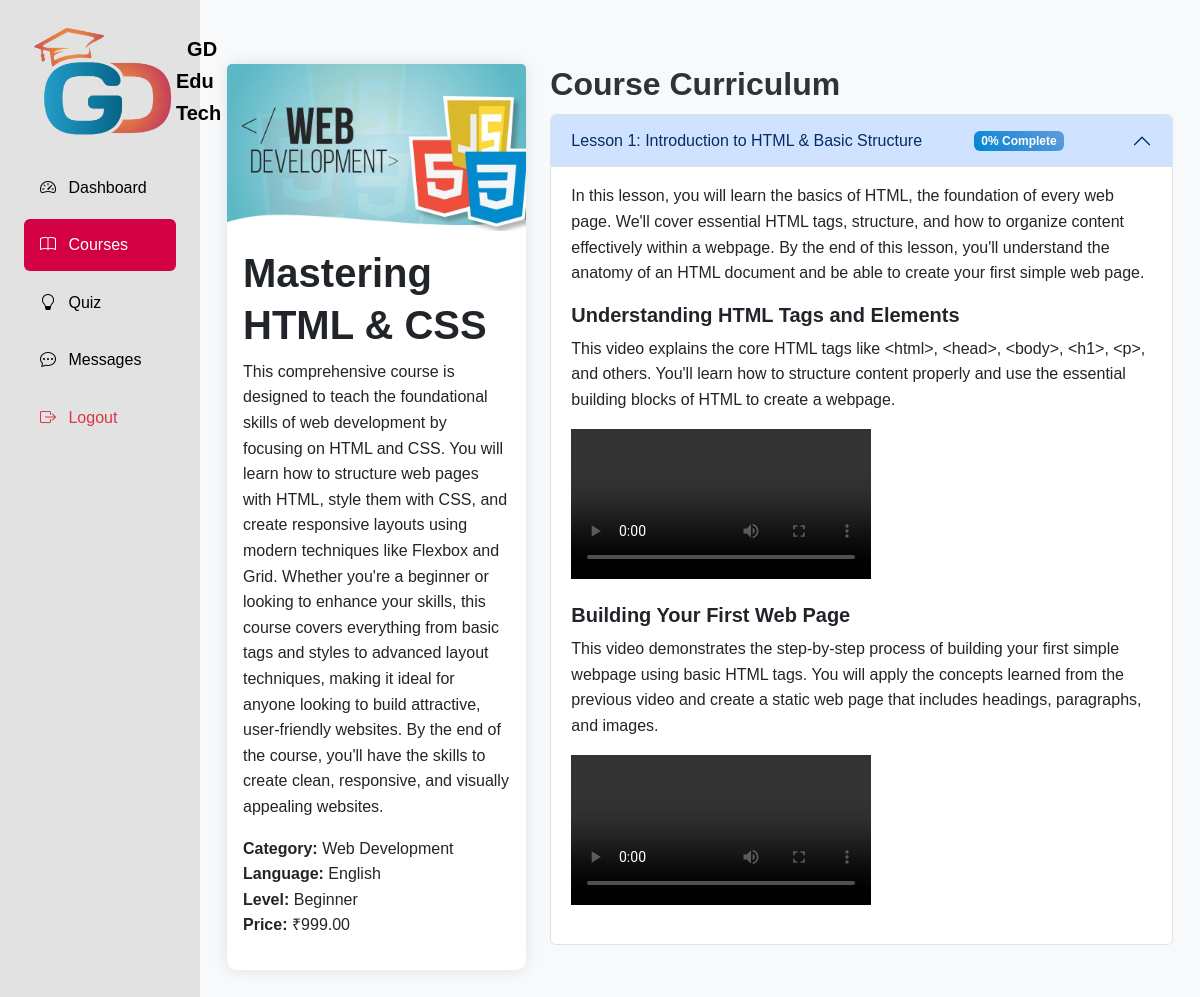
The page /staffPanel/Courses/viewCourseDetails.php?course_id=1 (signed in) on the database its author committed.
### tables this page shows
CREATE TABLE `Courses` (
  `course_id` int(11) NOT NULL,
  `title` varchar(150) NOT NULL,
  `description` text DEFAULT NULL,
  `thumbnail` varchar(255) DEFAULT NULL,
  `price` decimal(10,2) NOT NULL CHECK (`price` >= 0),
  `language` varchar(50) DEFAULT NULL,
  `level` enum('beginner','intermediate','advanced') NOT NULL,
  `created_by` int(11) NOT NULL,
  `date_created` datetime DEFAULT current_timestamp(),
  `category_id` int(11) DEFAULT NULL,
  `course_type` tinyint(1) DEFAULT 0,
  `status` enum('published','draft') DEFAULT 'published',
  `isPopular` varchar(50) DEFAULT NULL,
  `uploadedBy_id` int(11) DEFAULT NULL,
  `created_at` datetime DEFAULT current_timestamp(),
  `updated_at` datetime DEFAULT current_timestamp() ON UPDATE current_timestamp()
);

CREATE TABLE `Categories` (
  `category_id` int(11) NOT NULL,
  `name` varchar(100) NOT NULL,
  `description` text DEFAULT NULL,
  `created_at` datetime DEFAULT current_timestamp(),
  `updated_at` datetime DEFAULT current_timestamp() ON UPDATE current_timestamp()
);

CREATE TABLE `Lessons` (
  `lesson_id` int(11) NOT NULL,
  `course_id` int(11) NOT NULL,
  `title` varchar(150) NOT NULL,
  `description` text DEFAULT NULL,
  `lesson_order` int(11) NOT NULL,
  `created_at` datetime DEFAULT current_timestamp(),
  `updated_at` datetime DEFAULT current_timestamp() ON UPDATE current_timestamp()
);

CREATE TABLE `Videos` (
  `video_id` int(11) NOT NULL,
  `lesson_id` int(11) NOT NULL,
  `title` varchar(150) NOT NULL,
  `description` text DEFAULT NULL,
  `video_url` varchar(255) NOT NULL,
  `subtitle_url` varchar(255) DEFAULT NULL,
  `duration` time DEFAULT NULL,
  `video_order` int(11) NOT NULL,
  `created_at` datetime DEFAULT current_timestamp(),
  `updated_at` datetime DEFAULT current_timestamp() ON UPDATE current_timestamp()
);

### staffPanel/Courses/viewCourseDetails.php (the view, shortened to what this page needs)
<?php
require_once '../../Configurations/config.php';
$course_id = intval($_GET['course_id']);
$user_id = $_SESSION['user_id'];
$course_query = "SELECT c.*, cat.name AS category_name
                 FROM Courses c
                 JOIN Categories cat ON c.category_id = cat.category_id
                 WHERE c.course_id = ? AND c.created_by = ?";
$course_stmt = mysqli_prepare($conn, $course_query);
mysqli_stmt_bind_param($course_stmt, 'ii', $course_id, $user_id);
mysqli_stmt_execute($course_stmt);
$course_result = mysqli_stmt_get_result($course_stmt);
$course = mysqli_fetch_assoc($course_result);
$lessons_query = "SELECT l.*,
                         (SELECT COUNT(*) FROM Videos v WHERE v.lesson_id = l.lesson_id) as video_count
                  FROM Lessons l
                  WHERE l.course_id = ?
                  ORDER BY l.lesson_order";
$lessons_stmt = mysqli_prepare($conn, $lessons_query);
mysqli_stmt_bind_param($lessons_stmt, 'i', $course_id);
mysqli_stmt_execute($lessons_stmt);
$lessons_result = mysqli_stmt_get_result($lessons_stmt);
$user_progress = [];
function isPreviousLessonCompleted($lesson_index, $user_progress, $lessons_array) {
    if ($lesson_index === 0) return true;
    return true;
}
$all_lessons = [];
mysqli_data_seek($lessons_result, 0);
while ($lesson = mysqli_fetch_assoc($lessons_result)) {
    $all_lessons[] = $lesson;
}
mysqli_data_seek($lessons_result, 0);
?>
<!DOCTYPE html>
<html lang="en">
<head>
    <link href="https://cdn.jsdelivr.net/npm/bootstrap@5.3.2/dist/css/bootstrap.min.css" rel="stylesheet">
    <link href="https://cdn.jsdelivr.net/npm/plyr@3.7.8/dist/plyr.css" rel="stylesheet">
    <link rel="stylesheet" href="https://cdn.jsdelivr.net/npm/bootstrap-icons@1.11.1/font/bootstrap-icons.css">
    <link rel="stylesheet" href="../css/style.css">
    <link rel="stylesheet" href="../../adminPanel/css/style.css">
</head>
<body>
<div class="container-fluid">
    <div class="row">
        <div class="col-auto col-md-3 col-xl-2 px-sm-2 px-0 sidebar">
            <div class="d-flex flex-column align-items-center align-items-sm-start px-3 pt-2 min-vh-100">
                <a href="#" class="d-flex align-items-center pb-3 mb-md-1 mt-md-3 me-md-auto text-white text-decoration-none">
                    <span class="fs-5 fw-bolder" style="display: flex;align-items:center;color:black;">
                        <img height="35px" src="../../staffPanel/images/edutechLogo.png" alt="">&nbsp; GD Edu Tech
                    </span>
                </a>
                <ul class="nav nav-pills flex-column mb-sm-auto mb-0 align-items-center align-items-sm-start w-100" id="menu">
                    <li class="w-100">
                        <a href="../index.php" class="nav-link ">
                            <i class="bi bi-speedometer2 me-2"></i> Dashboard
                        </a>
                    </li>
                    <li class="w-100">
                        <a href="./" class="nav-link active">
                            <i class="bi bi-book me-2"></i> Courses
                        </a>
                    </li>
                    <li class="w-100">
                        <a href="../Quiz/" class="nav-link">
                            <i class="bi bi-lightbulb me-2"></i> Quiz
                        </a>
                    </li>
                    <li class="w-100">
                            <a href="../Messages/index.php" class="nav-link">
                                <i class="bi bi-chat-dots me-2"></i> Messages
                            </a>
                        </li>
                    <li class="w-100 mt-auto">
                        <a href="../logout.php" class="nav-link text-danger">
                            <i class="bi bi-box-arrow-right me-2"></i> Logout
                        </a>
                    </li>
                </ul>
            </div>
        </div>
        <div class="col py-3">
            <div class="container mt-5">
                <div class="row">
                    <div class="col-md-4">
                        <div class="card mb-4">
                            <img src="../../uploads/course_uploads/thumbnails/<?php echo htmlspecialchars($course['thumbnail']); ?>" class="card-img-top" alt="Course Thumbnail">
                            <div class="card-body">
                                <h1 class="card-title"><?php echo htmlspecialchars($course['title']); ?></h1>
                                <p class="card-text"><?php echo htmlspecialchars($course['description']); ?></p>
                                <ul class="list-unstyled">
                                    <li><strong>Category:</strong> <?php echo htmlspecialchars($course['category_name']); ?></li>
                                    <li><strong>Language:</strong> <?php echo htmlspecialchars($course['language']); ?></li>
                                    <li><strong>Level:</strong> <?php echo ucfirst(htmlspecialchars($course['level'])); ?></li>
                                    <li><strong>Price:</strong> ₹<?php echo number_format($course['price'], 2); ?></li>
                                </ul>
                            </div>
                        </div>
                    </div>
                    <div class="col-md-8">
                        <h2>Course Curriculum</h2>
                        <div class="accordion" id="courseCurriculum">
                            <?php
                            $lesson_index = 0;
                            while ($lesson = mysqli_fetch_assoc($lessons_result)):
                                $lesson_index++;
                                $is_unlocked = isPreviousLessonCompleted($lesson_index - 1, $user_progress, $all_lessons);
                                $videos_query = "SELECT * FROM Videos WHERE lesson_id = ? ORDER BY video_order";
                                $videos_stmt = mysqli_prepare($conn, $videos_query);
                                mysqli_stmt_bind_param($videos_stmt, 'i', $lesson['lesson_id']);
                                mysqli_stmt_execute($videos_stmt);
                                $videos_result = mysqli_stmt_get_result($videos_stmt);
                                $total_videos = mysqli_num_rows($videos_result);
                                $completed_videos = isset($user_progress[$lesson['lesson_id']]) ?
                                    array_sum($user_progress[$lesson['lesson_id']]) : 0;
                                $progress_percentage = $total_videos > 0 ?
                                    round(($completed_videos / $total_videos) * 100) : 0;
                            ?>
                            <div class="accordion-item <?php echo !$is_unlocked ? 'lesson-locked' : ''; ?>">
                                <h2 class="accordion-header">
                                    <button class="accordion-button <?php echo $lesson_index > 1 ? 'collapsed' : ''; ?>"
                                            type="button"
                                            data-bs-toggle="collapse"
                                            data-bs-target="#lesson<?php echo $lesson['lesson_id']; ?>"
                                            <?php echo !$is_unlocked ? 'disabled' : ''; ?>>
                                        Lesson <?php echo $lesson_index; ?>: <?php echo htmlspecialchars($lesson['title']); ?>
                                        <?php if (!$is_unlocked): ?>
                                            <span class="lock-icon">🔒</span>
                                        <?php else: ?>
                                            <span class="progress-badge badge bg-<?php echo $progress_percentage == 100 ? 'success' : 'primary'; ?>">
                                                <?php echo $progress_percentage; ?>% Complete
                                            </span>
                                        <?php endif; ?>
                                    </button>
                                </h2>
                                <div id="lesson<?php echo $lesson['lesson_id']; ?>"
                                     class="accordion-collapse collapse <?php echo $lesson_index == 1 ? 'show' : ''; ?>">
                                    <div class="accordion-body">
                                        <p><?php echo htmlspecialchars($lesson['description']); ?></p>
                                        <?php while ($video = mysqli_fetch_assoc($videos_result)): ?>
                                        <div class="mb-3 video-container"
                                             data-video-id="<?php echo $video['video_id']; ?>"
                                             data-lesson-id="<?php echo $lesson['lesson_id']; ?>">
                                            <h5><?php echo htmlspecialchars($video['title']); ?></h5>
                                            <p><?php echo htmlspecialchars($video['description']); ?></p>
                                            <video controls crossorigin playsinline
                                                   class="course-video"
                                                   <?php echo !$is_unlocked ? 'disabled' : ''; ?>>
                                                <source src="../../uploads/course_uploads/course_videos/<?php echo htmlspecialchars($video['video_url']); ?>" type="video/mp4">
                                            </video>
                                        </div>
                                        <?php endwhile; ?>
                                    </div>
                                </div>
                            </div>
                            <?php endwhile; ?>
                        </div>
                    </div>
                </div>
            </div>
        </div>
    </div>
</div>
</body>
</html>

### css/style.css (style rules this page uses)
:root { --primary: #0d7298; --primary-dark: #065d7d; --secondary: #ff6b35; --accent: #cb4d55; --accent-secondary: #d6624e; --dark: #111827; --light: #f8f9fa; --text-dark: #2d3436; --text-light: #636e72; --text-white: #ffffff; --success: #10b981; --warning: #f59e0b; --error: #ef4444; --border-radius: 12px; --card-radius: 20px; --shadow-sm: 0 1px 2px 0 rgba(0, 0, 0, 0.05); --shadow: 0 4px 6px -1px rgba(0, 0, 0, 0.1), 0 2px 4px -1px rgba(0, 0, 0, 0.06); --shadow-md: 0 10px 15px -3px rgba(0, 0, 0, 0.1), 0 4px 6px -2px rgba(0, 0, 0, 0.05); --shadow-lg: 0 20px 25px -5px rgba(0, 0, 0, 0.1), 0 10px 10px -5px rgba(0, 0, 0, 0.04); --background-gradient: linear-gradient(135deg, var(--primary) 0%, var(--secondary) 100%); --card-gradient: linear-gradient(135deg, rgba(255, 255, 255, 0.1), rgba(255, 255, 255, 0.05)); --text-gradient: linear-gradient(90deg, var(--primary), var(--secondary)); --accent-gradient: linear-gradient(90deg, var(--accent), var(--accent-secondary)); --hover-transition: all 0.3s cubic-bezier(0.4, 0, 0.2, 1); --card-hover-transform: translateY(-8px); --glass-effect: rgba(255, 255, 255, 0.1); --glass-border: 1px solid rgba(255, 255, 255, 0.18); --glass-shadow: 0 8px 32px 0 rgba(31, 38, 135, 0.15); }
* { margin: 0; padding: 0; box-sizing: border-box; }
body { font-family: 'Poppins', sans-serif; background-color: var(--light); color: var(--text-dark); line-height: 1.6; overflow-x: hidden; }
h1, h2, h3, h4, h5, h6 { font-weight: 700; line-height: 1.3; }
a { text-decoration: none; color: inherit; transition: all 0.3s ease; }
img { max-width: 100%; height: auto; }
.container { max-width: 1200px; margin: 0 auto; padding: 0 15px; position: relative; z-index: 2; }
.container { position: relative; z-index: 2; }

### adminPanel/css/style.css (style rules this page uses)
.sidebar { background: #e2e2e2 !important; min-height: 100vh; color: white; }
.nav-link { color:black; padding: 0.8rem 1rem; margin: 0.2rem 0; border-radius: 0.5rem; }
.nav-link.active { background: #d30043 !important; color: white; }
.card { border: none; border-radius: 10px; box-shadow: 0 0 15px rgba(0, 0, 0, 0.1); }
.bg-primary { background: linear-gradient(45deg, #0086d3, #0a5fc08d) !important; }

### staffPanel/Courses/viewCourseDetails.php (style rules this page uses)
.progress-badge { margin-left: auto; margin-right: 1rem; }

### rows shown on the page
courses: thumbnail (picture), title "Mastering HTML & CSS", description "This comprehensive course is designed to teach the foundational skills of web development by focusing on HTML and CSS. You will learn how to structure web pages with HTML, style them with CSS, and create responsive layouts using modern techniques like Flexbox and Grid. Whether you're a beginner or looking to enhance your skills, this course covers everything from basic tags and styles to advanced layout techniques, making it ideal for anyone looking to build attractive, user-friendly websites. By the end of the course, you'll have the skills to create clean, responsive, and visually appealing websites.", category.name "Web Development", language "English", level "Beginner", price "999.00"
lessons: title "Introduction to HTML & Basic Structure", lesson_id "0", description "In this lesson, you will learn the basics of HTML, the foundation of every web page. We'll cover essential HTML tags, structure, and how to organize content effectively within a webpage. By the end of this lesson, you'll understand the anatomy of an HTML document and be able to create your first simple web page."
videos: title "Understanding HTML Tags and Elements", description "This video explains the core HTML tags like <html>, <head>, <body>, <h1>, <p>, and others. You'll learn how to structure content properly and use the essential building blocks of HTML to create a webpage."
videos: title "Building Your First Web Page", description "This video demonstrates the step-by-step process of building your first simple webpage using basic HTML tags. You will apply the concepts learned from the previous video and create a static web page that includes headings, paragraphs, and images."
